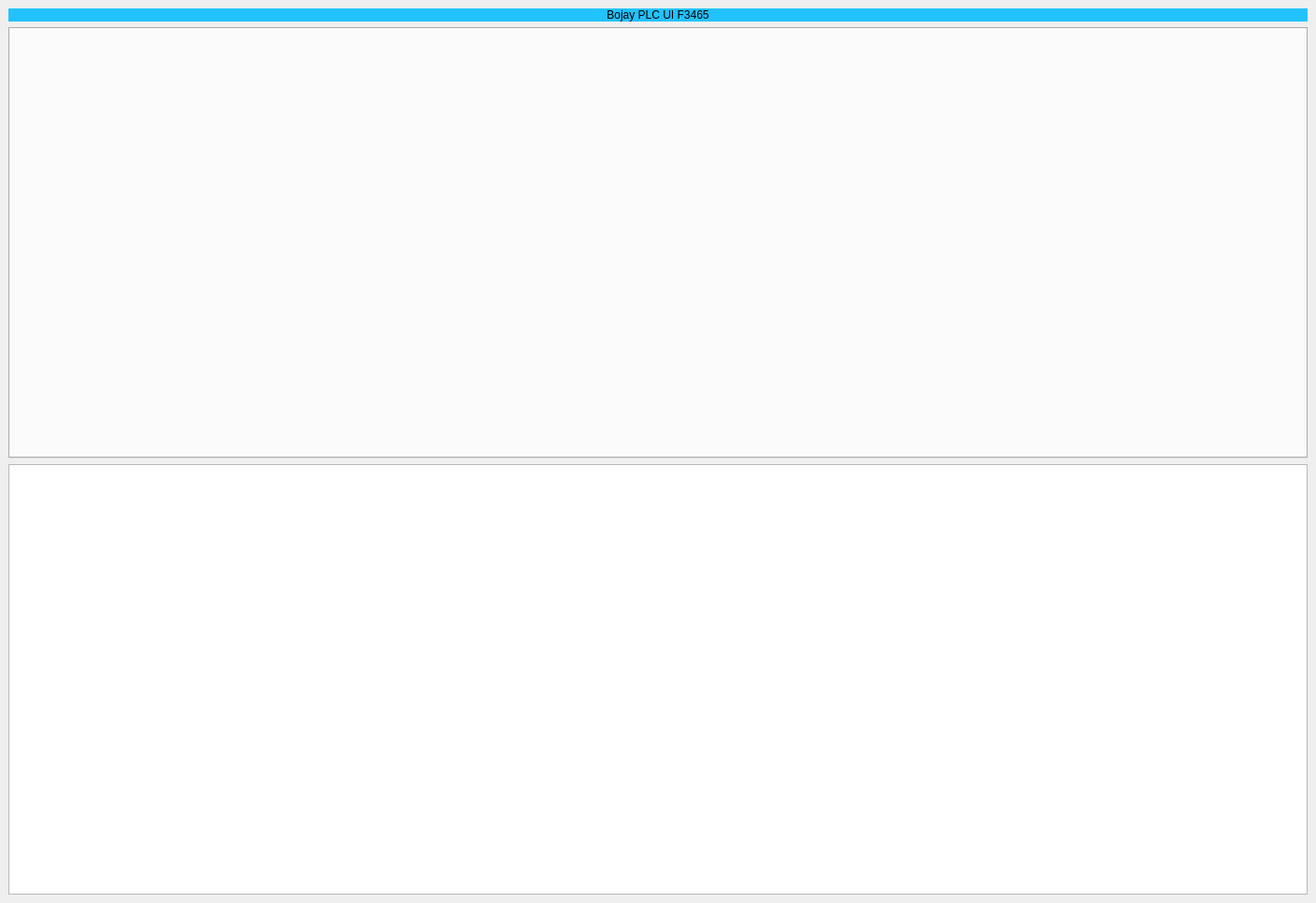
<?xml version="1.0" encoding="UTF-8"?>
<ui version="4.0">
 <class>MainWindow</class>
 <widget class="QMainWindow" name="MainWindow">
  <property name="geometry">
   <rect>
    <x>0</x>
    <y>0</y>
    <width>1406</width>
    <height>965</height>
   </rect>
  </property>
  <property name="windowTitle">
   <string>IMU Control</string>
  </property>
  <widget class="QWidget" name="centralwidget">
   <layout class="QVBoxLayout" name="verticalLayout">
    <item>
     <widget class="QLabel" name="labInformation">
      <property name="styleSheet">
       <string notr="true">background-color: rgb(34, 194, 255);</string>
      </property>
      <property name="text">
       <string>Bojay PLC UI F3465</string>
      </property>
      <property name="alignment">
       <set>Qt::AlignCenter</set>
      </property>
     </widget>
    </item>
    <item>
     <widget class="QTabWidget" name="tabWidget"/>
    </item>
    <item>
     <widget class="QTextEdit" name="textEdit">
      <property name="minimumSize">
       <size>
        <width>0</width>
        <height>200</height>
       </size>
      </property>
     </widget>
    </item>
   </layout>
  </widget>
 </widget>
 <resources/>
 <connections/>
</ui>
